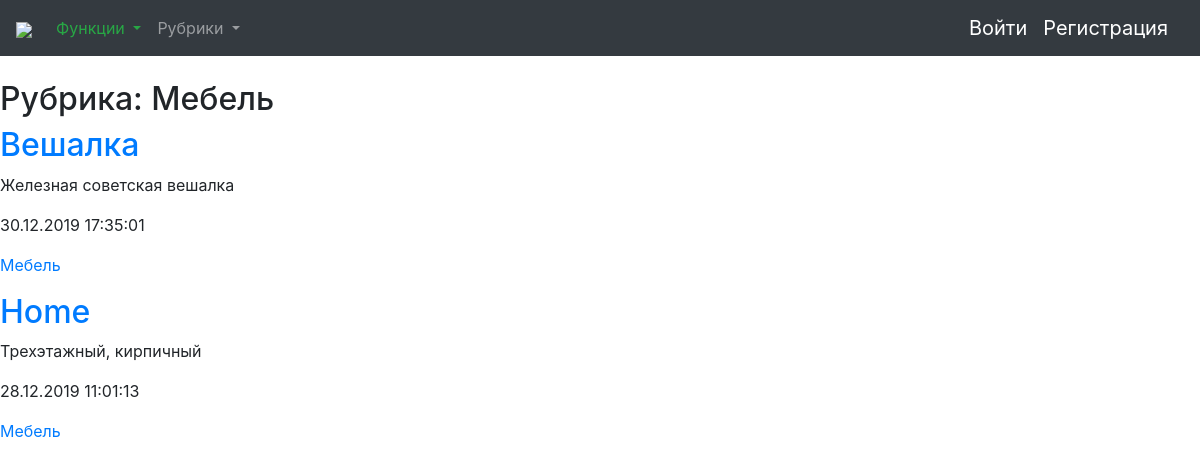
Page /4/ on the committed database.
### bboard/models.py (models this page shows)
class Rubric(models.Model):
	name = models.CharField(max_length=20, db_index=True, verbose_name='Название')
	def __str__(self):
		return self.name
	class Meta:
		verbose_name_plural = 'Рубрики'
		verbose_name = 'Рубрика'
		ordering = ['name']
	objects = RubricManager()

class Bd(models.Model):
	title = models.CharField(max_length=50, verbose_name='Товар')
	content = models.TextField(null=True, blank=True, verbose_name='Описание')
	price = models.FloatField(null=True, blank=True, default=0, verbose_name='Цена')
	published = models.DateTimeField(auto_now_add=True, db_index=True, verbose_name='Опубликовано')
	rubric = models.ForeignKey('Rubric', null=True,
		on_delete=models.PROTECT, verbose_name='Рубрика')
	class Meta:
		verbose_name_plural='Объявления'
		verbose_name='Объявление'
		ordering=['-published']
	objects = models.Manager()
	reverse = BdManager()

### bboard/views.py (the view)
# urls.py: path('<int:rubric_id>/', by_rubric,
def by_rubric(request, rubric_id):
	bds = Bd.objects.filter(rubric=rubric_id)
	rubrics = Rubric.objects.order_by_bd_count()
	current_rubric = Rubric.objects.get(pk=rubric_id)
	context = {'bds': bds, 'rubrics': rubrics, 'current_rubric': current_rubric}
	return render(request, 'bboard/by_rubric.html', context)

### bboard/models.py (called while the page is built)
	def get_queryset(self):
		return super().get_queryset().order_by('name')

	def order_by_bd_count(self):
		return super().get_queryset().annotate(cnt=models.Count('bd')).order_by('-cnt')

### bboard/templates/bboard/by_rubric.html (shortened to what this page needs)
{% extends "layout/basic.html" %}
{% block content %}
<h2>Рубрика: {{ current_rubric.name }}</h2>
{% for bd in bds %}
<div class="">
	<h2><a href="{% url 'bboard:detail' pk=bd.pk %}">{{ bd.title }}</a></h2>
	<p>{{ bd.content }}</p>
	<p>{{ bd.published|date:"d.m.Y H:i:s" }}</p>
	<p><a href="{% url 'bboard:by_rubric' bd.rubric.pk %}">{{ bd.rubric.name }}</a></p>
</div>
{% endfor %}
{% endblock %}

### rows in the picture
Rubric: name "Мебель"
Bd: title "Вешалка", content "Железная советская вешалка", published "30.12.2019 17:35:01", rubric.name "Мебель"
Bd: title "Home", content "Трехэтажный, кирпичный", published "28.12.2019 11:01:13", rubric.name "Мебель"
